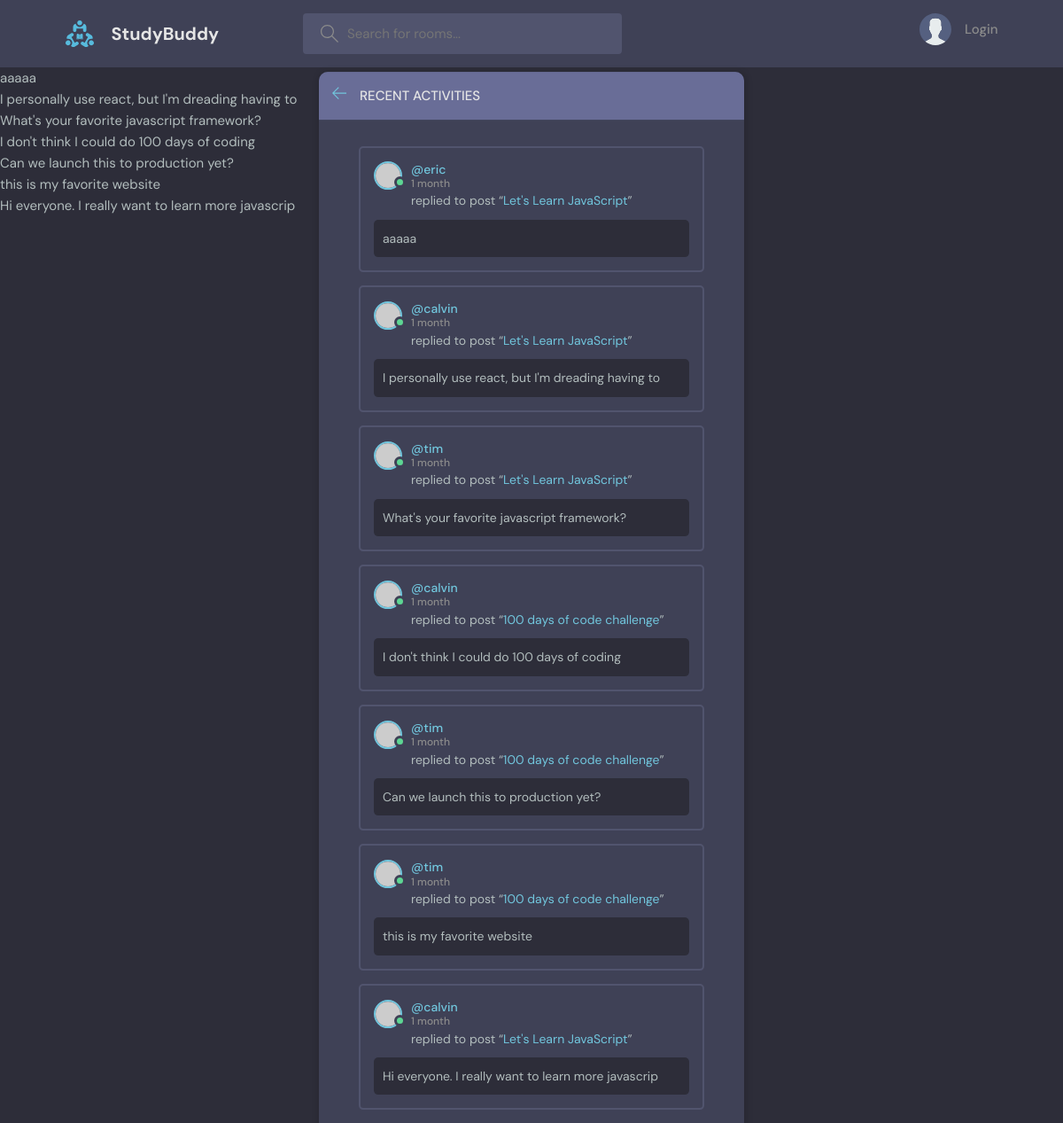
Page /activity/ on the earlier database version.
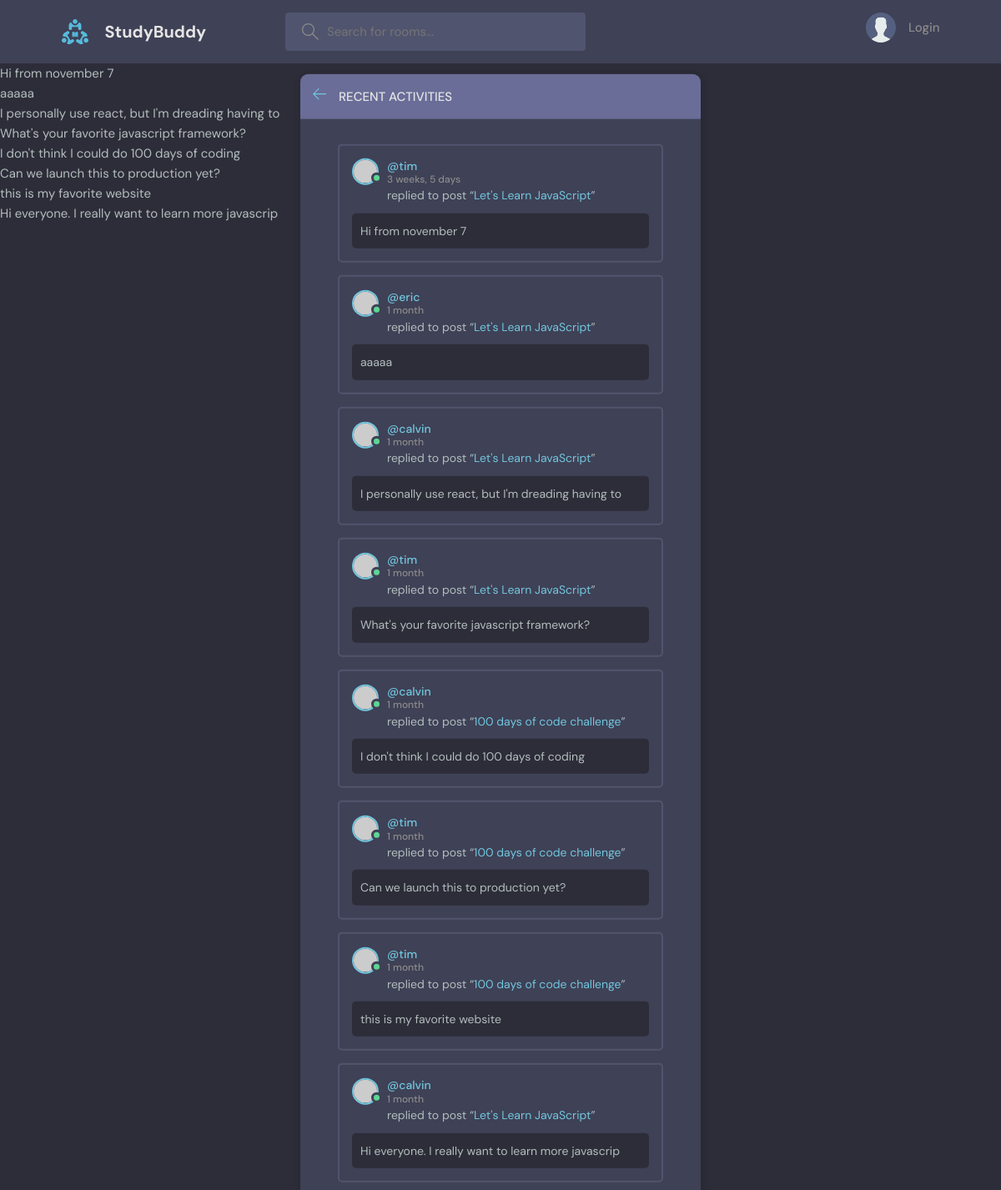
Same page on the later database version.
### base/models.py (models this page shows)
class Message(models.Model):
    user = models.ForeignKey(User, on_delete=models.CASCADE)
    room = models.ForeignKey(Room, on_delete=models.CASCADE)
    body = models.TextField()
    updated = models.DateTimeField(auto_now=True)
    create = models.DateTimeField(auto_now_add=True)
    class Meta:
        ordering = ['-updated', '-create']
    def __str__(self):
        return self.body[0:50]

class Room(models.Model):
    host = models.ForeignKey(User, on_delete=models.SET_NULL, null=True)
    topic = models.ForeignKey('Topic', on_delete=models.SET_NULL, null=True)
    name = models.CharField(max_length=200)
    description = models.TextField(null=True, blank=True)
    participants = models.ManyToManyField(User, related_name='participants', blank=True)
    updated = models.DateTimeField(auto_now=True)
    create = models.DateTimeField(auto_now_add=True)
    class Meta:
        ordering = ['-updated', '-create']
    def __str__(self):
        return self.name

### base/views.py (the view)
# urls.py: path('activity/', views.activityPage, name="activity"),
def activityPage(request):
    room_messages= Message.objects.all()[0:10]
    context = {'messages': room_messages }
    return render(request, 'base/activity.html', context)

### base/templates/base/activity.html (shortened to what this page needs)
{% extends 'main.html'%} {% block content %}
<main class="layout">
  <div class="container">
    <div class="layout__box">
      <div class="layout__boxHeader">
        <div class="layout__boxTitle">
          <a href="{% url 'home' %}">
            <svg
              version="1.1"
              xmlns="http://www.w3.org/2000/svg"
              width="32"
              height="32"
              viewBox="0 0 32 32"
            >
              <title>arrow-left</title>
              <path
                d="M13.723 2.286l-13.723 13.714 13.719 13.714 1.616-1.611-10.96-10.96h27.625v-2.286h-27.625l10.965-10.965-1.616-1.607z"
              ></path>
            </svg>
          </a>
          <h3>Recent Activities</h3>
        </div>
      </div>
      <div class="activities-page layout__body">
        {% for message in messages %}
        <div class="activities__box">
          <div class="activities__boxHeader roomListRoom__header">
            <a
              href="{% url 'user-profile' message.user.id %}"
              class="roomListRoom__author"
            >
              <div class="avatar avatar--small active">
                <img src="https://randomuser.me/api/portraits/men/13.jpg" />
              </div>
              <p>
                @{{message.user}}
                <span>{{message.create|timesince}}</span>
              </p>
            </a>
          </div>
          <div class="activities__boxContent">
            <p>replied to post “<a href="room.html">{{message.room}}</a>”</p>
            <div class="activities__boxRoomContent">{{message}}</div>
          </div>
        </div>
        {%endfor %}
      </div>
    </div>
  </div>
</main>
{% endblock content %}

### templates/main.html (shortened to what this page needs)
<!DOCTYPE html>
{% load static %}
<html lang="en">
  <head>
    <link rel="stylesheet" href="{% static 'styles/style.css' %}" />
  </head>
  <body>
    {% include 'navbar.html' %} {% if messages %}
    <ul class="messages">
      {% for message in messages %}
      <li>{{ message }}</li>
      {% endfor %}
    </ul>
    {% endif %}{% block content %} {% endblock %}
  </body>
</html>

Differences in the rows shown:
added Message: body "Hi from november 7", user "tim", create "3 weeks, 5 days", room "Let's Learn JavaScript"
